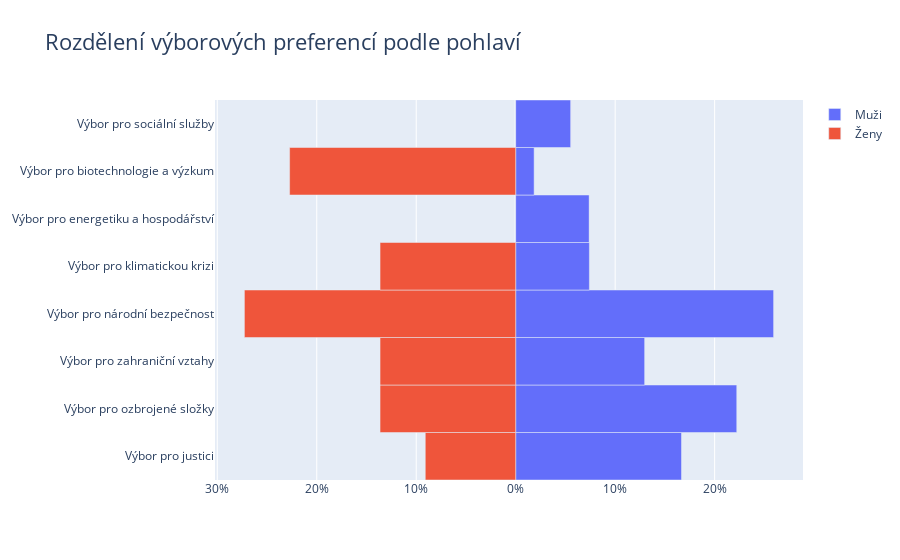

Notebook source saved alongside this figure:
### Code cell
fig = gp.Figure()
fig.add_trace(gp.Bar(y= committeeDistribution['Preferovaný výbor'], x = committeeDistribution['Muž'], 
                     name = 'Muži', 
                     orientation = 'h'))
fig.add_trace(gp.Bar(y = committeeDistribution['Preferovaný výbor'], x = committeeDistribution['Žena'],
                     name = 'Ženy', orientation = 'h'))
fig.update_layout(title = 'Rozdělení výborových preferencí podle pohlaví',
                 title_font_size = 22, barmode = 'relative',
                 bargap = 0.0, bargroupgap = 0,
                 xaxis = dict(tickvals = [-40, -30, -20, -10,
                                          0, 10, 20, 30, 40],
                              ticktext = ['40%', '30%', '20%', '10%', '0%', 
                                          '10%', '20%', '30%', '40%'],
                              title_font_size = 14)
                 )
fig.show()

### Figure 1 — Plotly figure (JSON) as saved in the notebook; plotly's stock layout.template omitted (floating-point values rounded to 4 significant figures)
{"data": [{"name": "Muži", "orientation": "h", "type": "bar", "x": [16.67, 22.22, 12.96, 25.93, 7.407, 7.407, 1.852, 5.556], "y": ["Výbor pro justici", "Výbor pro ozbrojené složky", "Výbor pro zahraniční vztahy", "Výbor pro národní bezpečnost", "Výbor pro klimatickou krizi", "Výbor pro energetiku a hospodářství", "Výbor pro biotechnologie a výzkum", "Výbor pro sociální služby"]}, {"name": "Ženy", "orientation": "h", "type": "bar", "x": [-9.091, -13.64, -13.64, -27.27, -13.64, 0, -22.73, 0], "y": ["Výbor pro justici", "Výbor pro ozbrojené složky", "Výbor pro zahraniční vztahy", "Výbor pro národní bezpečnost", "Výbor pro klimatickou krizi", "Výbor pro energetiku a hospodářství", "Výbor pro biotechnologie a výzkum", "Výbor pro sociální služby"]}], "layout": {"bargap": 0, "bargroupgap": 0, "barmode": "relative", "title": {"font": {"size": 22}, "text": "Rozdělení výborových preferencí podle pohlaví"}, "xaxis": {"ticktext": ["40%", "30%", "20%", "10%", "0%", "10%", "20%", "30%", "40%"], "tickvals": [-40, -30, -20, -10, 0, 10, 20, 30, 40], "title": {"font": {"size": 14}}}}}
